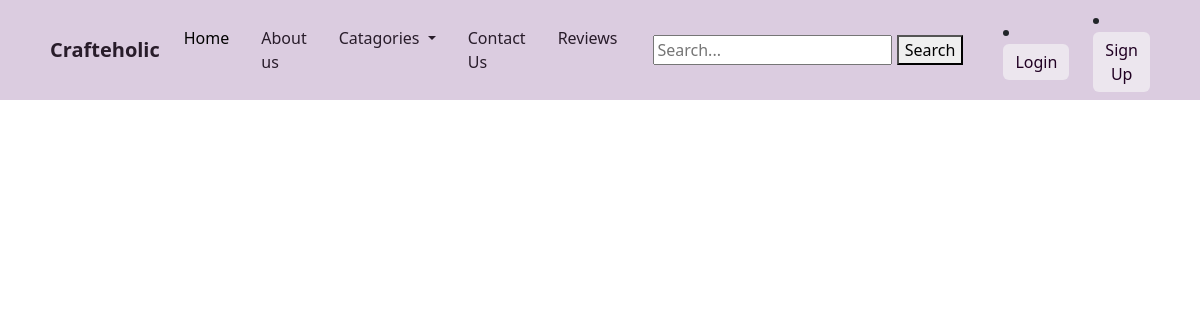
Page /category/resin/ on the earlier database version.
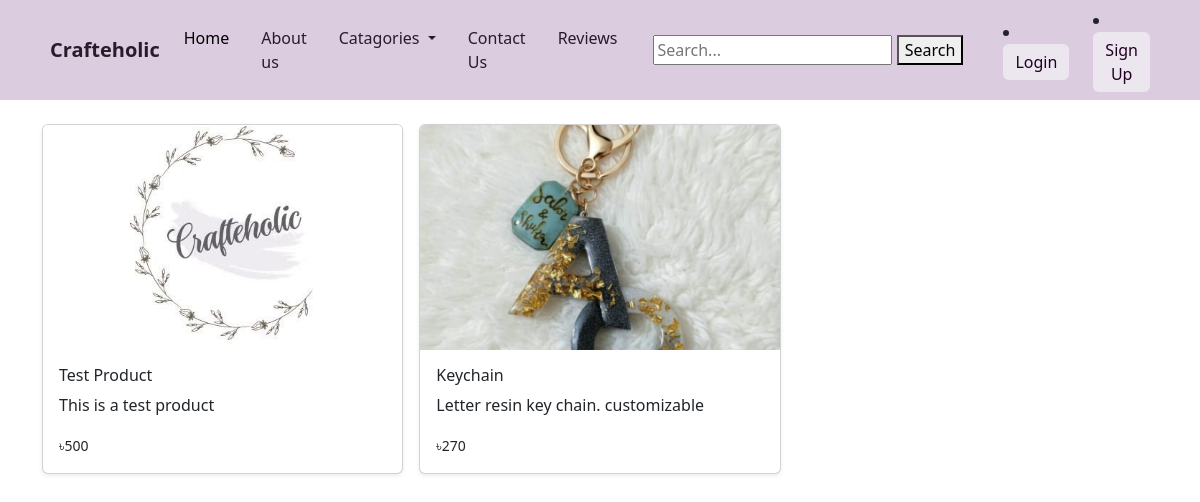
Same page on the later database version.
### Home/models.py (models this page shows, shortened)
class Product(models.Model):
    CATEGORY_CHOICES = [
        ('resin', 'Resin Art'),
        ('custom', 'Customised Work'),
        ('chocolate', 'Chololate Box'),
        ('ScrapBook', 'Scrapbook'),
    ]
    name = models.CharField(max_length=200)
    category = models.CharField(max_length=50, choices=CATEGORY_CHOICES)
    price = models.PositiveIntegerField()
    image = models.ImageField(upload_to='products/')
    short_description = models.TextField(max_length=300, blank=True)
    is_featured = models.BooleanField(default=False)
    created_at = models.DateTimeField(auto_now_add=True)

### Home/views.py (the view)
# urls.py: path('category/<str:category>/', views.category_products, name='category_products'),
def category_products(request, category):
    products = Product.objects.filter(category=category)
    return render(request, 'Home/product.html', {'products': products})

### crafteholic/templates/Home/product.html (shortened to what this page needs)
{% extends "base.html" %}
{% load static %}
{% block body %}
<div class="container my-4">
  <div class="row row-cols-1 row-cols-sm-2 row-cols-md-3 g-3">
    {% for product in products %}
    <div class="col">
      <div class="card shadow-sm h-100">
        {% if product.image %}
          <img src="{{ product.image.url }}" class="card-img-top" alt="{{ product.name }}"
               style="height:225px; object-fit:cover; cursor:pointer;"
               data-bs-toggle="modal" data-bs-target="#productModal{{ product.id }}">
        {% else %}
          <img src="{% static 'images/no-image.png' %}" class="card-img-top" alt="{{ product.name }}"
               style="height:225px; object-fit:cover; cursor:pointer;"
               data-bs-toggle="modal" data-bs-target="#productModal{{ product.id }}">
        {% endif %}
        <div class="card-body">
          <h6>{{ product.name }}</h6>
          <p>{{ product.short_description }}</p>
          <small>৳{{ product.price }}</small>
        </div>
      </div>
    </div>
    {% endfor %}
  </div>
</div>
{% endblock body %}

Differences in the rows shown:
added Product: name "Test Product", short_description "This is a test product", price "500"
added Product: image (picture), name "Keychain", short_description "Letter resin key chain. customizable", price "270"
